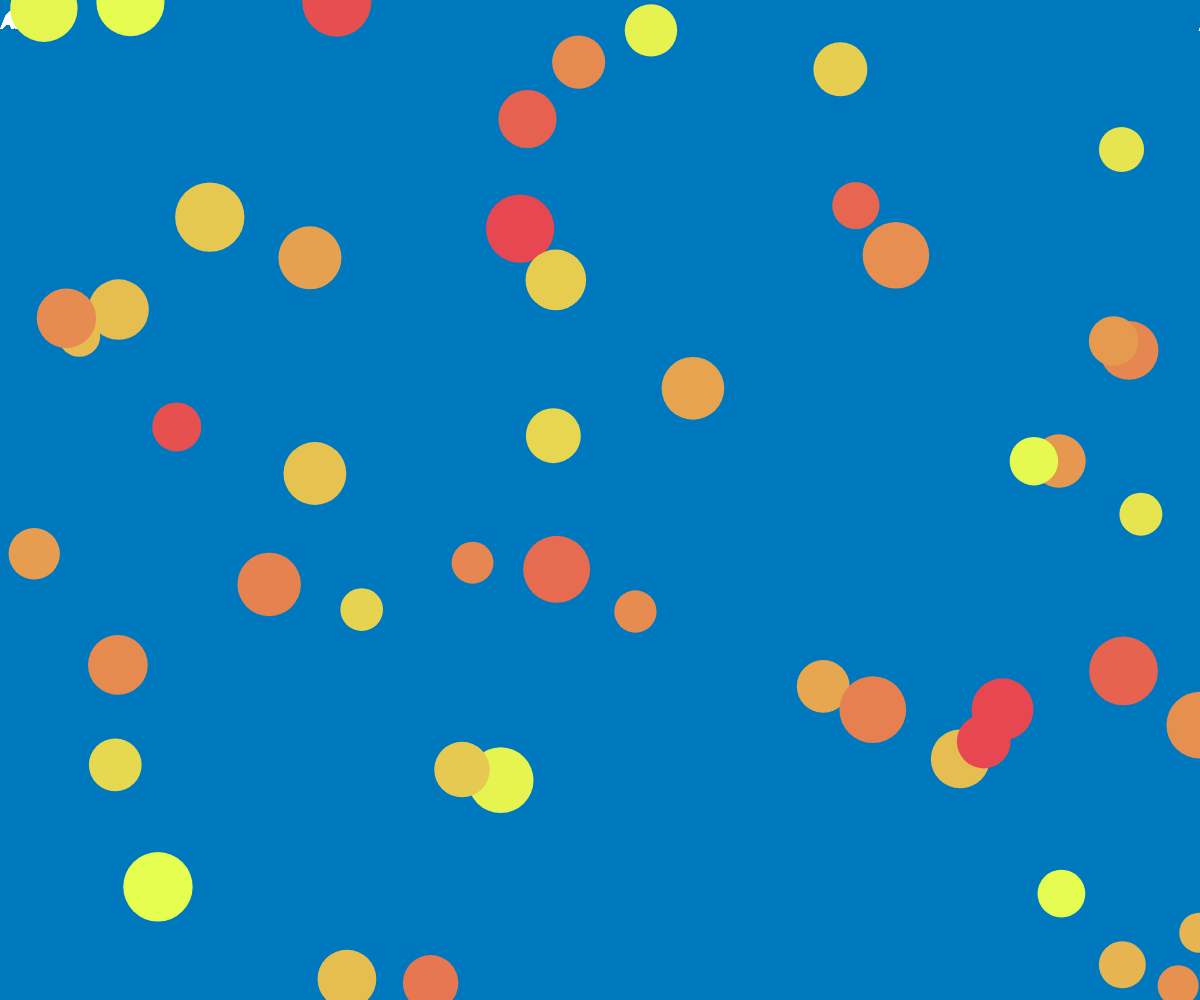
Frame 1 (no input)
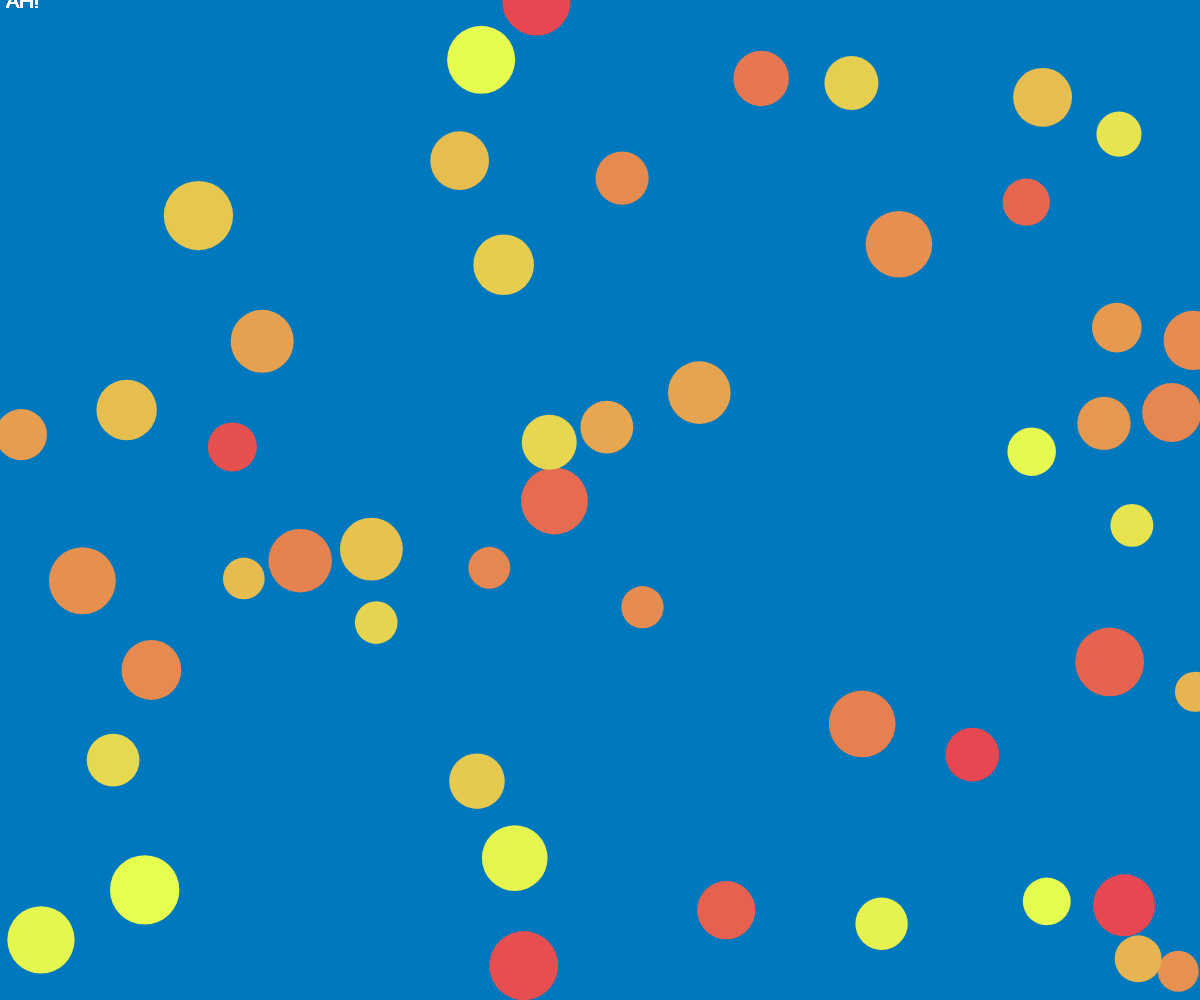
Frame 60 (no input)
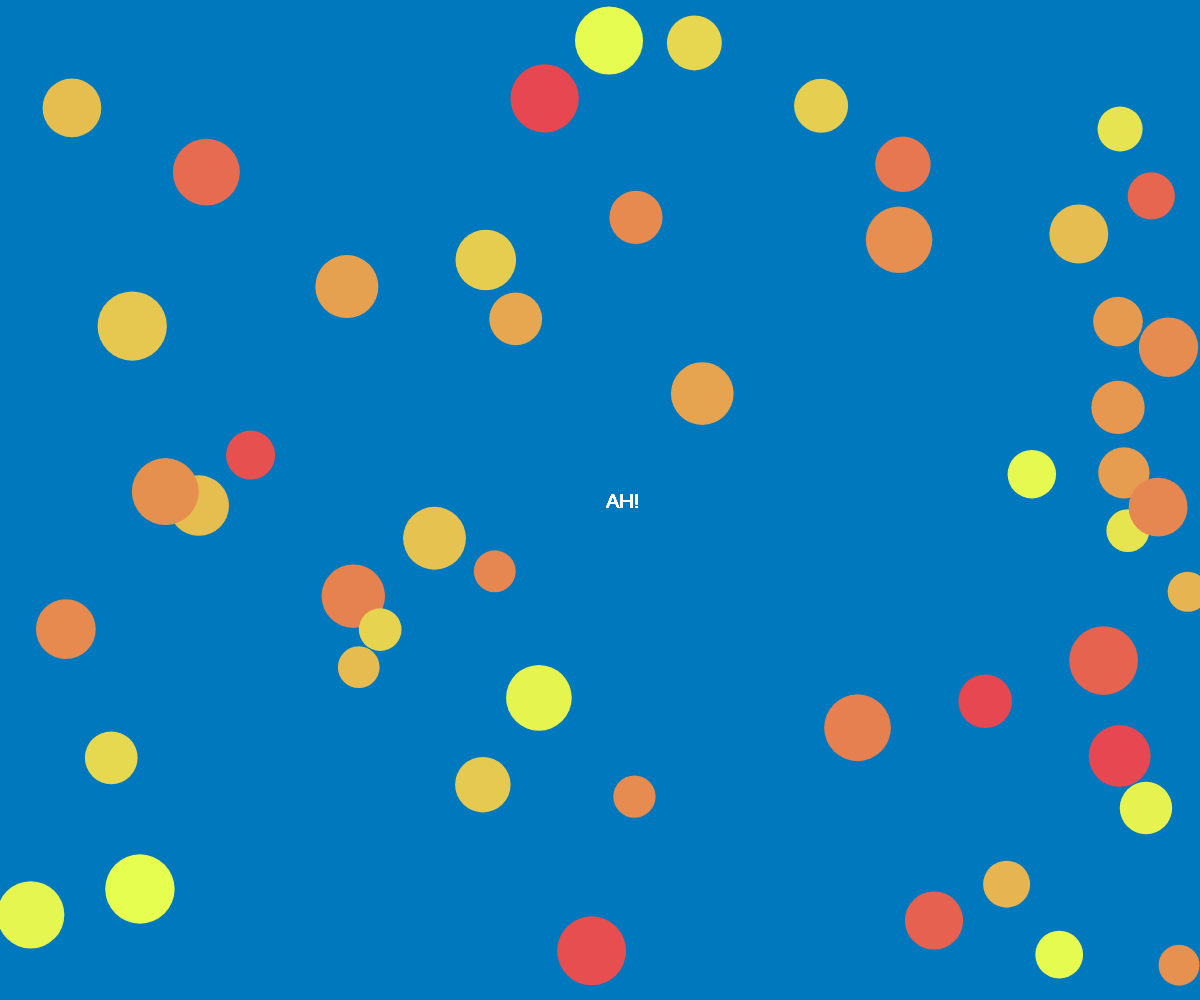
Frame 120 (the mouse pressed at the canvas centre since frame 60)

The p5.js sketch that drew these frames (run headless with seeded random() and noise() and a simulated clock; from frame 60 on, the mouse is pressed at the canvas centre):

// p5.js sketch
// ── sketch.js
var lover;
var haters;

var bgColor ={
  x:1,
  xSpeed:40.5,
  y:2,
  ySpeed:14,
  size:20,
};


function setup() {
  createCanvas(windowWidth, windowHeight);

  haters = [];
  for (var i = 0; i < 50; i++){
    var hater = new Mover(createVector(random(width), random(height)));
    haters.push(hater);
  }

  lover = new Mover(createVector(random(5,10), random(20,30)));
  //hater = new Mover(createVector(400, height/2));
}

function draw() {
  noCursor();
  //color
  r = map(bgColor.x, 0, windowWidth, 0, 255);
  g = map(bgColor.y, 0, windowHeight, 0, 255);
  background(0, 120, 190);

  //This makes circle bounce
  bgColor.x = bgColor.x + bgColor.xSpeed
  bgColor.y = bgColor.y + bgColor.ySpeed

  if (bgColor.x < 0 || bgColor.x > width) {
    bgColor.xSpeed = bgColor.xSpeed * -1;
  }

  if (bgColor.y < 0 || bgColor.y > height) {
    bgColor.ySpeed = bgColor.ySpeed * -1;
  }

  addLoverForce();
  addHaterForce();

  // fill(255);
  // textSize(14);
  // textFont('courier');
  // text("Move mouse to travel space.", 20, 40);

  //Mouse: Lover
  fill(255);
  for (var i = 0; i < 50; i++){
    lover.update();
    lover.displayLover();
    lover.checkBound();
  }

  //Haters
  noStroke();
  fill(r, g, 100);
  for (var i = 0; i < haters.length; i++){
    haters[i].update();
    haters[i].displayHater();
    haters[i].checkBound();
  }
}

function addLoverForce() {
  var haterLoc = createVector(mouseX, mouseY);
  var loverLoc = lover.loc.copy();
  var diffLoc = haterLoc.sub(loverLoc);
  diffLoc.mult(0.005);
  lover.applyForce(diffLoc);
}

// function addHaterForce() {
//   for (var i = 0; i < haters.length; i++) {
//     var loverLoc = lover.loc.copy();
//     var haterLoc = haters[i].loc.copy();
//     var diff = haterLoc.sub(loverLoc);
//     if (diff.mag() < (haters[i].size)) {
//       diff.mult(0.2)
//       haters[i].applyForce(diff);
//     }
//   }
// }

function addHaterForce (){
  for (var i = 0; i < haters.length; i++) {
    var haterLoc = haters[i].loc.copy();
    for (var j = i; j >= 0; j--) {
      var otherHaterLoc = haters[j].loc.copy();
      var distBtwOtherHaters = otherHaterLoc.sub(haterLoc);
      if (distBtwOtherHaters.mag() < (haters[i].size)) {
        distBtwOtherHaters.mult(0.05);
        haters[i].applyForce(-distBtwOtherHaters);
        haters[j].applyForce(distBtwOtherHaters);
        var loverLoc = lover.loc.copy();
        var diff = haterLoc.sub(loverLoc);
        if (diff.mag() < (haters[i].size)) {
          diff.mult(0.1)
          haters[i].applyForce(diff);
        }

      }

    }
    // var haterLoc = hater.loc.copy();
    // var diff = haterLoc.sub(loverLoc);
    // diff.mult(0);
    // lovers[i].addForce(diff);
  }
}

// ── mover.js
class Mover {
  constructor(location) {
     this.loc = location;
     this.vel = createVector(random(-0.5, 0.5), random(-0.5, 0.5));
     this.acc = createVector(0, 0);
     this.gra = createVector(random(-0.001, 0.001), random(-0.001, 0.001));
     this.size = random(40,70);
     this.color = random(70, 255);
  }

  applyForce(force){
    this.acc.add(force);
  }

  update() {
    this.vel.add(this.acc);
    this.loc.add(this.vel);
    this.vel.mult(.98)
    this.acc.mult(0);

    this.vel.add(this.gra);

    if (this.loc.y > height){
      this.loc.y = 0;
    } else if (this.loc.y < 0) {
      this.loc.y = height;
    }

    if (this.loc.x > width){
      this.loc.x = 0;
    } else if ( this.loc.x < 0) {
      this.loc.x = width;
    }

  }

  checkBound() {
    if (this.loc.x > width) {
      this.loc.x = 0;
    } else if (this.loc.x < 0) {
      this.loc.x = width;
    }
    if (this.loc.y > height) {
      this.loc.y = 0;
    } else if(this.loc.y < 0) {
      this.loc.y = height;
    }
  }

  displayLover() {
    //ellipse(this.loc.x, this.loc.y, 30, 30);
    fill(255);
    textSize(20);
    textFont('helvetica');
    text("AH!", this.loc.x, this.loc.y);
  }

  displayHater(){
    fill(230, this.color, 80);
    ellipse(this.loc.x, this.loc.y, this.size, this.size);
  }
}
